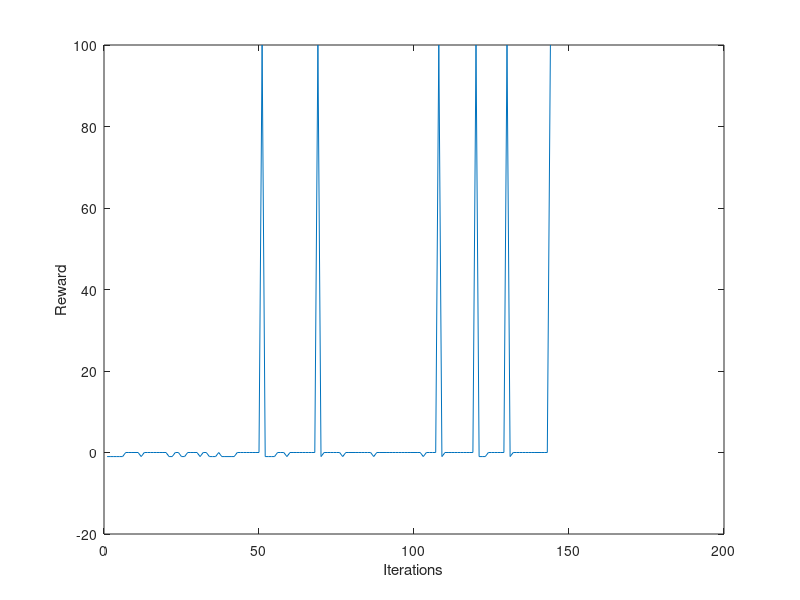

Write MATLAB code to recreate this figure. (Note: this script raises an error after producing the figure.)
% Name: hw3.m
% Author: Jazel A. Suguitan
% Last Modified: Oct. 30, 2021

clc,clear
close all

% Q Learning (Off-Policy Control)

% ========================== TRAINING =========================

alpha = 0.95;    %initialize learning rate (WHAT TO SET???)
gamma = 0.05; %WHAT TO SET???
grid_size = 5;
%[X,Y] = meshgrid(grid_size);
grid = zeros(grid_size);
num_states = grid_size * grid_size;
S = 1:num_states
num_actions = 4;
A = 1:num_actions % 1-up, 2-down, 3-right, 4-left
num_eps = 6;
num_its = 100;
%Q = cell(num_states, num_actions);   % create initial Q-table  zeros(num_states, 4)
Q = randi([1,10], num_states, num_actions); %zeros(num_states, num_actions);
Q(25, :) = 0;
%s_ = cell(size(T), num_its);
%a_ = cell(size(T,1), num_its);
Q_eps = cell(num_eps, 1);
%starts = randi([1,num_states], num_eps, num_its);   %create random start positions, store in num_eps x num_its matrix
%goals = randi([1,num_states], num_eps, num_its);    %create random goal positions
goal = 25;

rewards = [];
s_next_record = zeros(num_eps * num_its, 1);
endsofeps = zeros(num_eps, 1);

totalits = 0;

for episode = 1:num_eps
    %t = episode    %extra variable t to make Q equation look cleaner
    s_t = 1;    %place robot in upper left cell of grid
    %s_t = starts(episode, 1);
    %a_t = 3;    %arbitrary initial action
    for iteration = 1:num_its
        %k = iteration  % extra variable k to make Q equation look cleaner
        %find max reward in row of Q-table corresponding with current state
        totalits = totalits + 1;
        [maxReward, max_actions] = max(Q(s_t,:));
        
        %select random a_next if there are multiple maximums
        pos = length(max_actions);
        a_next = max_actions(pos);
        
        %take action
        if a_next == 1  %up
            if s_t >= 1 && s_t <= grid_size %robot is currently in top row of grid
                %do not move out of grid. do nothing
                s_next = s_t;
            else %robot is able to move up
                s_next = s_t - grid_size;
            end
        elseif a_next == 2  %down
            if s_t <= num_states && s_t > num_states - grid_size %robot is currently in bottom row of grid
                %do not move out of grid. do nothing
                s_next = s_t;
            else %robot is able to move down
                s_next = s_t + grid_size;
            end
        elseif a_next == 3 %right
            if mod(s_t, grid_size) == 0 %robot is currently in rightmost column of grid
                %do not move out of grid. do nothing
                s_next = s_t;
            else %robot is able to move right
                s_next = s_t + 1;
            end
        else   %left
            if mod(s_t, grid_size) == 1 %robot is currently in leftmost column of grid
                %do not move out of grid. do nothing
                s_next = s_t;
            else % robot is able to move left
                s_next = s_t - 1;
            end
        end
        
        s_next_record(totalits) = s_next;
        
        %assign reward from new state after taken action
        if s_next == goal %goals(episode,iteration)
           %robot reached goal
           r = 100;
        elseif (s_next >= 1 && s_next <= grid_size) || (mod(s_next, grid_size) == 0) || (mod(s_next, grid_size) == 1)
            %robot now in border cell
            r = -1;
        else
            %all other actions
            r = 0;
        end
        
        %get max reward of new state from Q-table
        newMax = max(Q(s_next,:));
        
        %update Q table
        Q(s_t,a_next) = Q(s_t,a_next) + alpha * (r + gamma*newMax - Q(s_t,a_next));
        %FROM SLIDES: Q (s_{t}, a_{t})(k) = Q(s_{t}, a_{t})(k-1) + alpha [ r_{t+1} + gamma * Q(s_{t+1}, a_{t+1})(k-1)- Q(s_{t}, a_{t})(k-1)]
        
        %update current state variable
        s_t = s_next;
        
        %update reward array (for plot)
        rewards(totalits) = r;
        if (r == 100)
            iteration = num_its; %end the episode if terminal state was reached - DOES IT WORK??
            break
        end
    end
    Q_eps{episode} = Q;
    endsofeps(episode) = totalits;
end

Final_Q_Table = Q_eps{num_eps}

figure(1), plot(rewards)
xlabel('Iterations');
ylabel('Reward');
for i=1:num_eps
    xline(endsofeps(i)); %vertical lines divide each episode
end


% ========================== TASK =========================

s_t = 1;
goal = 25;

task_steps = [];

for t=1:100
    [maxReward, max_actions] = max(Q(s_t,:));

    %select random a_next if there are multiple maximums
    pos = length(max_actions);
    a_next = max_actions(pos);

    %take action
    if a_next == 1  %up
        s_next = s_t - grid_size;
    elseif a_next == 2  %down
        s_next = s_t + grid_size;
    elseif a_next == 3 %right
        s_next = s_t + 1;
    else   %left
        s_next = s_t - 1;
    end

    %update current state variable
    s_t = s_next;
    task_steps(t) = s_t;

    %update reward array (for plot)
    if (s_t == 25)
        break
    end
end

function a = select_action(Q, S, epsilon)
    n = randi([0,1]);
    if n < epsilon
        a = randi([1,num_actions]);
    else
        a = max(Q(S,:));
    end
end
